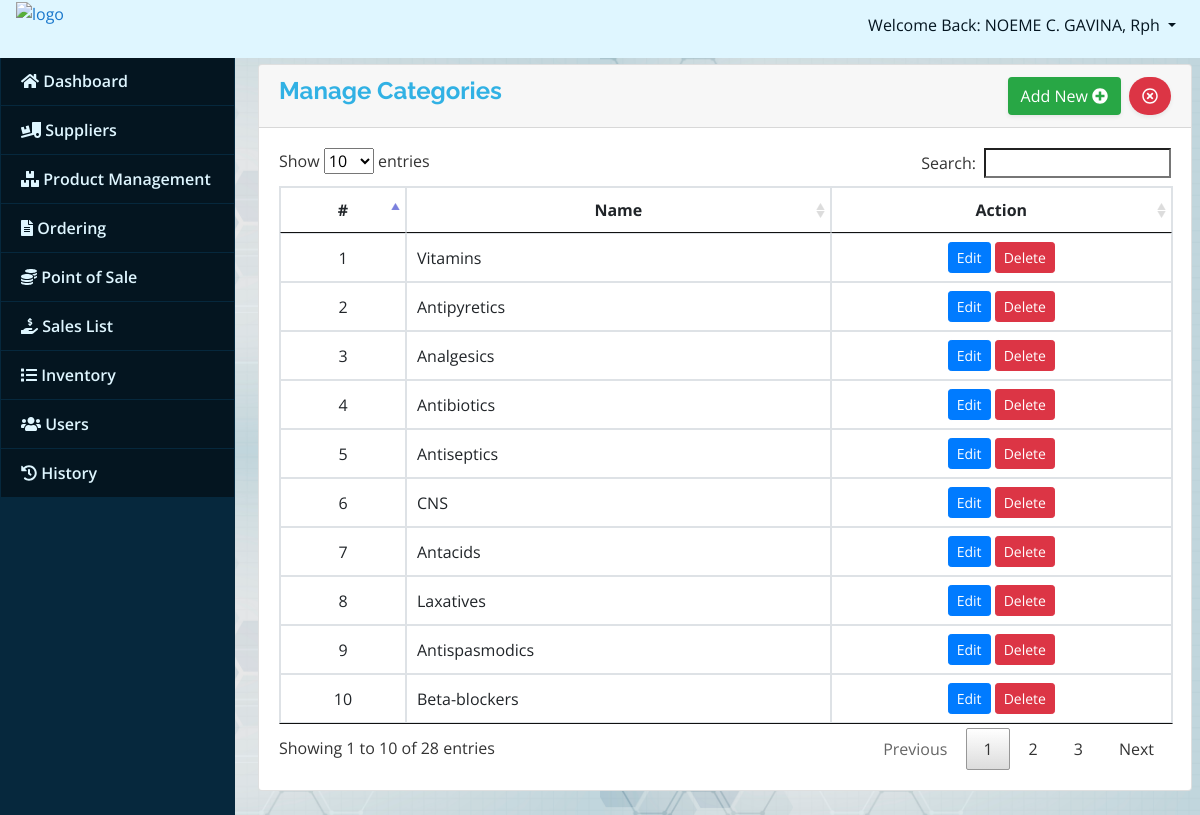
The app's page /index.php?page=categories (signed in) with its own data.
### tables this page shows
CREATE TABLE `category_list` (
  `id` int(30) NOT NULL,
  `name` text NOT NULL
);

### categories.php (the view, shortened to what this page needs)
<div class="card mb-3">
	<div class="card-header">
		<button class="btn text-white bg-danger shadow-sm  float-right" onclick="$('#categories-panel').addClass('d-none')" style="border-radius: 100px;"><i class="far fa-times-circle"></i></button>
		<button class="btn bg-success text-white shadow-sm	 float-right mr-2" onclick="$('#manage-category').toggleClass('d-none')" >Add New <i class="fas fa-plus-circle"></i></button>
		<h4>
			<b>Manage Categories</b>
		</h4>
	</div>
	<div class="card-body">
		<form action="" id="manage-category" style="max-width: 50%" class="d-none">
			<div class="card mb-3">
			</div>
		</form>
		<table class="table table-bordered table-hover">
			<thead>
				<tr>
					<th class="text-center">#</th>
					<th class="text-center">Name</th>
					<th class="text-center">Action</th>
				</tr>
			</thead>
			<tbody>
				<?php
				$i = 1;
				$cats = $conn->query("SELECT * FROM category_list order by id asc");
				while ($row = $cats->fetch_assoc()) :
				?>
					<tr>
						<td class="text-center"><?php echo $i++ ?></td>
						<td class="">
							<?php echo $row['name'] ?>
						</td>
						<td class="text-center">
							<button class="btn btn-sm btn-primary edit_cat" type="button" data-id="<?php echo $row['id'] ?>" data-name="<?php echo $row['name'] ?>">Edit</button>
							<button class="btn btn-sm btn-danger delete_cat" type="button" data-id="<?php echo $row['id'] ?>">Delete</i></button>
						</td>
					</tr>
				<?php endwhile; ?>
			</tbody>
		</table>
	</div>
</div>

### assets/css/style.css (style rules this page uses)
body { font-family: "Open Sans", sans-serif; color: #31b1e4; width: 100%; height: calc(100%); }
h1, h2, h3, h4, h5, h6 { font-family: "Raleway", sans-serif; }

### index.php (style rules this page uses)
body { background-image: url('assets/img/bg2.jpg'); background-size: 50%; }

### categories.php (style rules this page uses)
td { vertical-align: middle !important; }

### records on screen
category_list: name "Vitamins"
category_list: name "Antipyretics"
category_list: name "Analgesics"
category_list: name "Antibiotics"
category_list: name "Antiseptics"
category_list: name "CNS"
category_list: name "Antacids"
category_list: name "Laxatives"
category_list: name "Antispasmodics"
category_list: name "Beta-blockers"

### other values on screen
$_SESSION['login_name'] "NOEME C. GAVINA, Rph"
